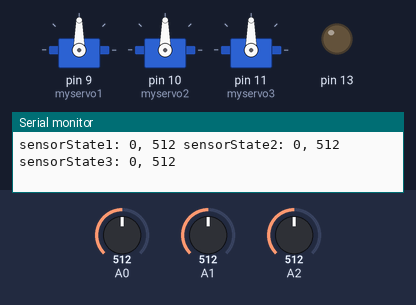
The sketch below on a simulated Arduino Uno, built with avr-gcc and run on an emulated ATmega328P. On the bench: 3 × servo, output pins drawn as LEDs (lit = HIGH), the last lines printed to the serial monitor. The test bench sets the inputs (shaded band); at power-on: A0 = 512, A1 = 512, A2 = 512.

Above: at 6.2 s.
6.3 s: A0 set to 525
9.3 s: A0 set to 543
12.3 s: A1 set to 550
At 14.3 s:
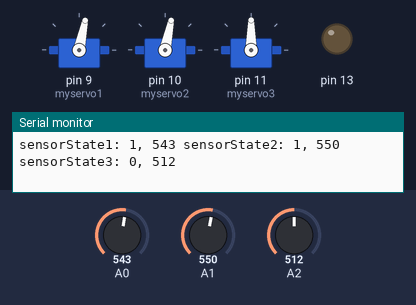
18.3 s: A2 set to 716
At 21.05 s:
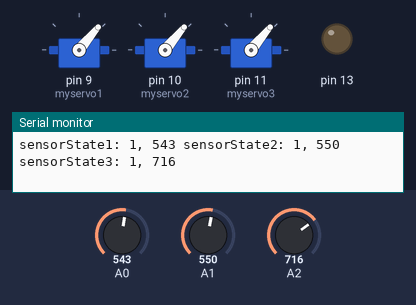
Timing chart, 0 to 28.3 s (numbered marks = the images above; inputs shaded):
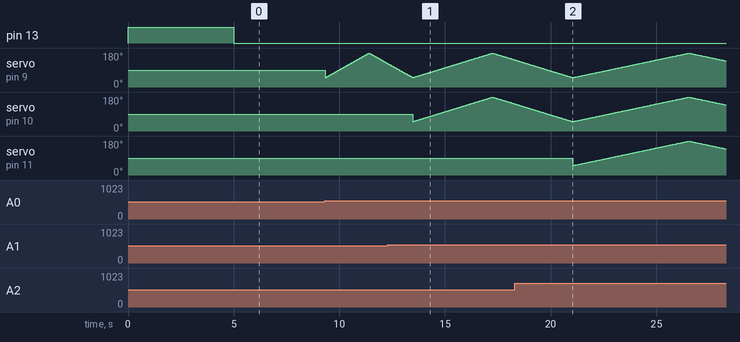

The sketch:

Ginkgo_noctiluca_organism_1.ino
```cpp
#include <Servo.h>

// Initialize servo objects
Servo myservo1;
Servo myservo2;
Servo myservo3;

float pos = 0.0;    // Variable to store the servo position

// States for sensors - 1 means light is detected
int sensorState1;
int sensorState2;
int sensorState3;

// Values read by each light sensor
int lightValue1;
int lightValue2;
int lightValue3;

// Baseline ambient light value for sensors
int lightBaseline1 = 0;
int lightBaseline2 = 0;
int lightBaseline3 = 0;

int threshold = 20;

void setup() {
  Serial.begin(9600);

  myservo1.attach(9);  // Attaches the servo on pin 9 to the servo object
  myservo2.attach(10);  // Attaches the servo on pin 10 to the servo object
  myservo3.attach(11);  // Attaches the servo on pin 11 to the servo object

  sensorState1 = 0;
  sensorState2 = 0;
  sensorState3 = 0;

  calibrateLightSensors();
}

void loop() {
  checkSensorStates();

  Serial.print("sensorState1: ");
  Serial.print(sensorState1);
  Serial.print(", ");
  Serial.print(lightValue1);
  Serial.print(" sensorState2: ");
  Serial.print(sensorState2);
  Serial.print(", ");
  Serial.print(lightValue2);
  Serial.print(" sensorState3: ");
  Serial.print(sensorState3);
  Serial.print(", ");
  Serial.println(lightValue3);

  for (pos = 50; pos < 180; pos = pos + 0.005) {
    // Go from 0 degrees to 180 only if sensorState = 1
    if (sensorState1 == 1) {
      myservo1.write(pos);
    }
    if (sensorState2 == 1) {
      myservo2.write(pos);
    }
    if (sensorState3 == 1) {
      myservo3.write(pos);
    }
  }

  for (pos = 180; pos > 50; pos = pos - 0.005) {
    // Go from 180 degrees to 0 degrees only if sensorState = 1
    if (sensorState1 == 1) {
      myservo1.write(pos);
    }
    if (sensorState2 == 1) {
      myservo2.write(pos);
    }
    if (sensorState3 == 1) {
      myservo3.write(pos);
    }
  }
}

void checkSensorStates() {
  lightValue1 = analogRead(A0);
  lightValue2 = analogRead(A1);
  lightValue3 = analogRead(A2);

  // Check whether current light values are greater than ambient light
  if (lightValue1 > (lightBaseline1 + threshold)) {
    sensorState1 = 1;
  } else {
    sensorState1 = 0;
  }

  if (lightValue2 > (lightBaseline2 + threshold)) {
    sensorState2 = 1;
  } else {
    sensorState2 = 0;
  }

  if (lightValue3 > (lightBaseline3 + threshold)) {
    sensorState3 = 1;
  } else {
    sensorState3 = 0;
  }
}

void calibrateLightSensors() {
  Serial.println("Calibrating sensors...");

  // Turn onboard LED on for calibration indicator
  pinMode(13, OUTPUT);
  digitalWrite(13, HIGH);

  // Calibrate for 5 seconds (scale high/low values to environment to use max range of values)
  while (millis() < 5000) {
     lightBaseline1 = analogRead(A0);
     lightBaseline2 = analogRead(A1);
     lightBaseline3 = analogRead(A2);
  }
  Serial.print("Baseline 1: ");
  Serial.print(lightBaseline1);

  Serial.print(" Baseline 2: ");
  Serial.print(lightBaseline2);

  Serial.print(" Baseline 3: ");
  Serial.println(lightBaseline3);

  digitalWrite(13, LOW); // Finished calibrating
}
```

Measured:
- the behaviour switches between 532 and 533 on A1 (found by bisection; images 0 and 1)
